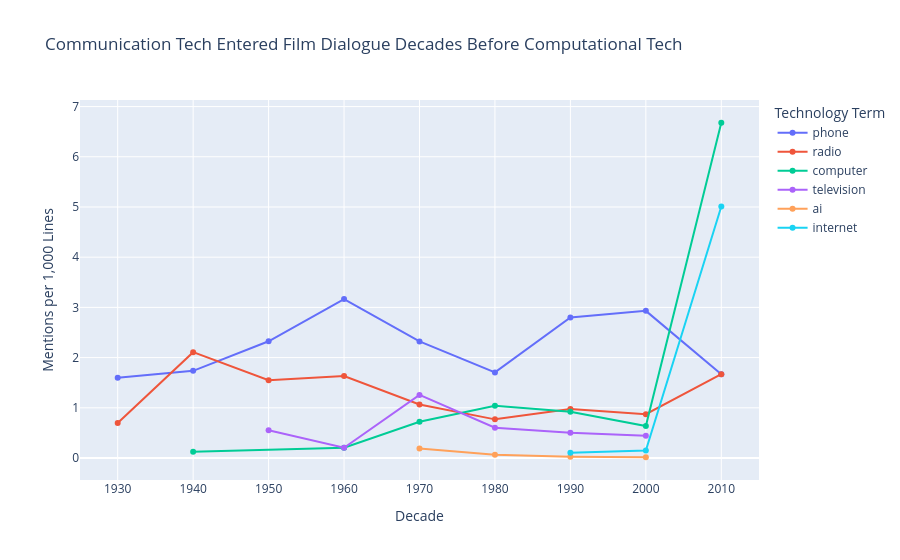

Notebook code for this chart:
### Markdown cell above
**Question 1:** Which technology terms appear first in film dialogue and how does their frequency change across decades? Does communication technology follow a different growth curve than computational technology?

### Code cell
# Filter to the six most meaningful terms, three per category.
# These were chosen because they represent distinct technologies
# and have enough mentions across decades to show a real trend.
terms_to_plot = ["phone", "radio", "television", "computer", "internet", "ai"]

q1_df = term_df[term_df["term"].isin(terms_to_plot)].copy()
q1_df = q1_df[q1_df["decade"] >= 1930]

# Line chart: each line is one term, x axis is decade, y axis is frequency.
# Line chart is the right choice here because the question is about
# change over time across many periods.
fig1 = px.line(
    q1_df,
    x="decade",
    y="mentions_per_1000",
    color="term",
    title="Communication Tech Entered Film Dialogue Decades Before Computational Tech",
    labels={
        "decade": "Decade",
        "mentions_per_1000": "Mentions per 1,000 Lines",
        "term": "Technology Term"
    },
    markers=True
)
fig1.update_layout(xaxis=dict(dtick=10))
fig1.write_image("chart1_tech_frequency_by_decade.png")
fig1.show()

### Figure 1 — Plotly figure (JSON) as saved in the notebook; plotly's stock layout.template omitted (floating-point values rounded to 4 significant figures)
{"data": [{"hovertemplate": "Technology Term=phone<br>Decade=%{x}<br>Mentions per 1,000 Lines=%{y}<extra></extra>", "legendgroup": "phone", "line": {"color": "#636efa", "dash": "solid"}, "marker": {"symbol": "circle"}, "mode": "lines+markers", "name": "phone", "orientation": "v", "showlegend": true, "type": "scatter", "x": [1930, 1940, 1950, 1960, 1970, 1980, 1990, 2000, 2010], "xaxis": "x", "y": [1.596, 1.736, 2.325, 3.166, 2.322, 1.705, 2.798, 2.931, 1.669], "yaxis": "y"}, {"hovertemplate": "Technology Term=radio<br>Decade=%{x}<br>Mentions per 1,000 Lines=%{y}<extra></extra>", "legendgroup": "radio", "line": {"color": "#EF553B", "dash": "solid"}, "marker": {"symbol": "circle"}, "mode": "lines+markers", "name": "radio", "orientation": "v", "showlegend": true, "type": "scatter", "x": [1930, 1940, 1950, 1960, 1970, 1980, 1990, 2000, 2010], "xaxis": "x", "y": [0.6984, 2.108, 1.55, 1.634, 1.066, 0.7695, 0.9781, 0.8733, 1.669], "yaxis": "y"}, {"hovertemplate": "Technology Term=computer<br>Decade=%{x}<br>Mentions per 1,000 Lines=%{y}<extra></extra>", "legendgroup": "computer", "line": {"color": "#00cc96", "dash": "solid"}, "marker": {"symbol": "circle"}, "mode": "lines+markers", "name": "computer", "orientation": "v", "showlegend": true, "type": "scatter", "x": [1940, 1960, 1970, 1980, 1990, 2000, 2010], "xaxis": "x", "y": [0.124, 0.2043, 0.7232, 1.04, 0.922, 0.6365, 6.678], "yaxis": "y"}, {"hovertemplate": "Technology Term=television<br>Decade=%{x}<br>Mentions per 1,000 Lines=%{y}<extra></extra>", "legendgroup": "television", "line": {"color": "#ab63fa", "dash": "solid"}, "marker": {"symbol": "circle"}, "mode": "lines+markers", "name": "television", "orientation": "v", "showlegend": true, "type": "scatter", "x": [1950, 1960, 1970, 1980, 1990, 2000], "xaxis": "x", "y": [0.5536, 0.2043, 1.256, 0.6031, 0.5051, 0.444], "yaxis": "y"}, {"hovertemplate": "Technology Term=ai<br>Decade=%{x}<br>Mentions per 1,000 Lines=%{y}<extra></extra>", "legendgroup": "ai", "line": {"color": "#FFA15A", "dash": "solid"}, "marker": {"symbol": "circle"}, "mode": "lines+markers", "name": "ai", "orientation": "v", "showlegend": true, "type": "scatter", "x": [1970, 1980, 1990, 2000], "xaxis": "x", "y": [0.1903, 0.06239, 0.02405, 0.0148], "yaxis": "y"}, {"hovertemplate": "Technology Term=internet<br>Decade=%{x}<br>Mentions per 1,000 Lines=%{y}<extra></extra>", "legendgroup": "internet", "line": {"color": "#19d3f3", "dash": "solid"}, "marker": {"symbol": "circle"}, "mode": "lines+markers", "name": "internet", "orientation": "v", "showlegend": true, "type": "scatter", "x": [1990, 2000, 2010], "xaxis": "x", "y": [0.1042, 0.148, 5.008], "yaxis": "y"}], "layout": {"legend": {"title": {"text": "Technology Term"}, "tracegroupgap": 0}, "title": {"text": "Communication Tech Entered Film Dialogue Decades Before Computational Tech"}, "xaxis": {"anchor": "y", "domain": [0, 1], "dtick": 10, "title": {"text": "Decade"}}, "yaxis": {"anchor": "x", "domain": [0, 1], "title": {"text": "Mentions per 1,000 Lines"}}}}
